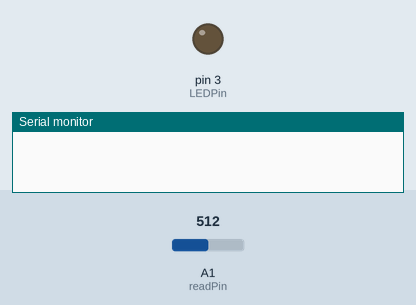
This sketch was run on a simulated Arduino Uno, built with avr-gcc and run on an emulated ATmega328P. Parts: output pins drawn as LEDs (lit = HIGH), the last lines printed to the serial monitor. The inputs (shaded band) are chosen by the test bench; at power-on: A1 (readPin) = 512.

Above: at 1.2 s.
1.3 s: A1 (readPin) set to 844
2.8 s: A1 (readPin) set to 868
At 4.0 s:
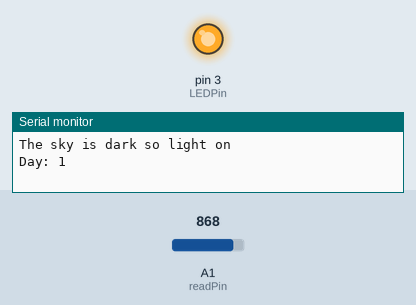
4.3 s: A1 (readPin) set to 716
At 5.5 s:
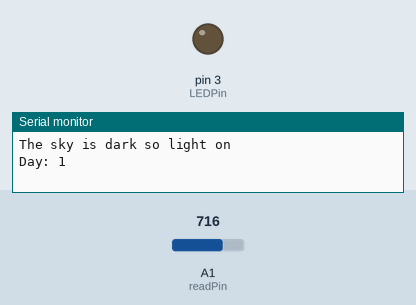
5.8 s: A1 (readPin) set to 900
At 6.9 s:
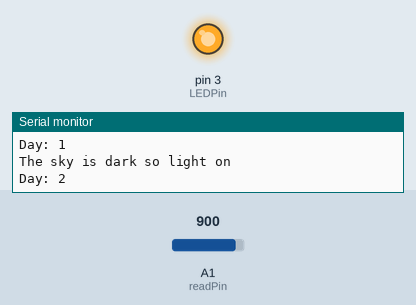
Timing chart, 0 to 8.3 s (numbered marks = the images above; inputs shaded):
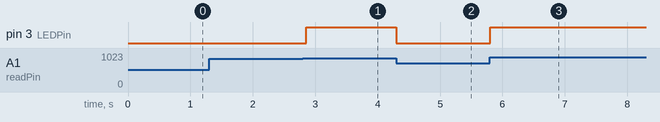

The sketch:

main.ino
```cpp
int readPin = A1;
int readValue;
int LEDPin = 3;
int darkMeter = 850;
int dayNumb = 1;

void setup() {
  // put your setup code here, to run once:
pinMode(readPin, INPUT);
pinMode(LEDPin, OUTPUT);
Serial.begin(9600);
}

void loop() {
  // put your main code here, to run repeatedly:
readValue = analogRead(readPin);
if (readValue > darkMeter){
  Serial.println("The sky is dark so light on");
  Serial.print("Day: ");
  Serial.println(dayNumb);
  Serial.println();
  dayNumb = dayNumb + 1;
  if (dayNumb % 366 == 0){
  Serial.println("CONGRATS-- It's a The End of YEAR");
  dayNumb = 1;
  Serial.println();
}
}
while (readValue > darkMeter){
  readValue = analogRead(readPin);
  digitalWrite(LEDPin, HIGH);
}
digitalWrite(LEDPin, LOW);


delay(150);
}
```

Measured:
- the behaviour switches between 850 and 851 on A1 (readPin) (found by bisection; images 0 and 1)
- after the input at 1.3 s, every drawn part: stays the same
- after the input at 2.8 s, pin 3 (LEDPin): LOW → HIGH after 0.05 s
- after the input at 4.3 s, pin 3 (LEDPin): HIGH → LOW at once
- after the input at 5.8 s, pin 3 (LEDPin): LOW → HIGH at once
